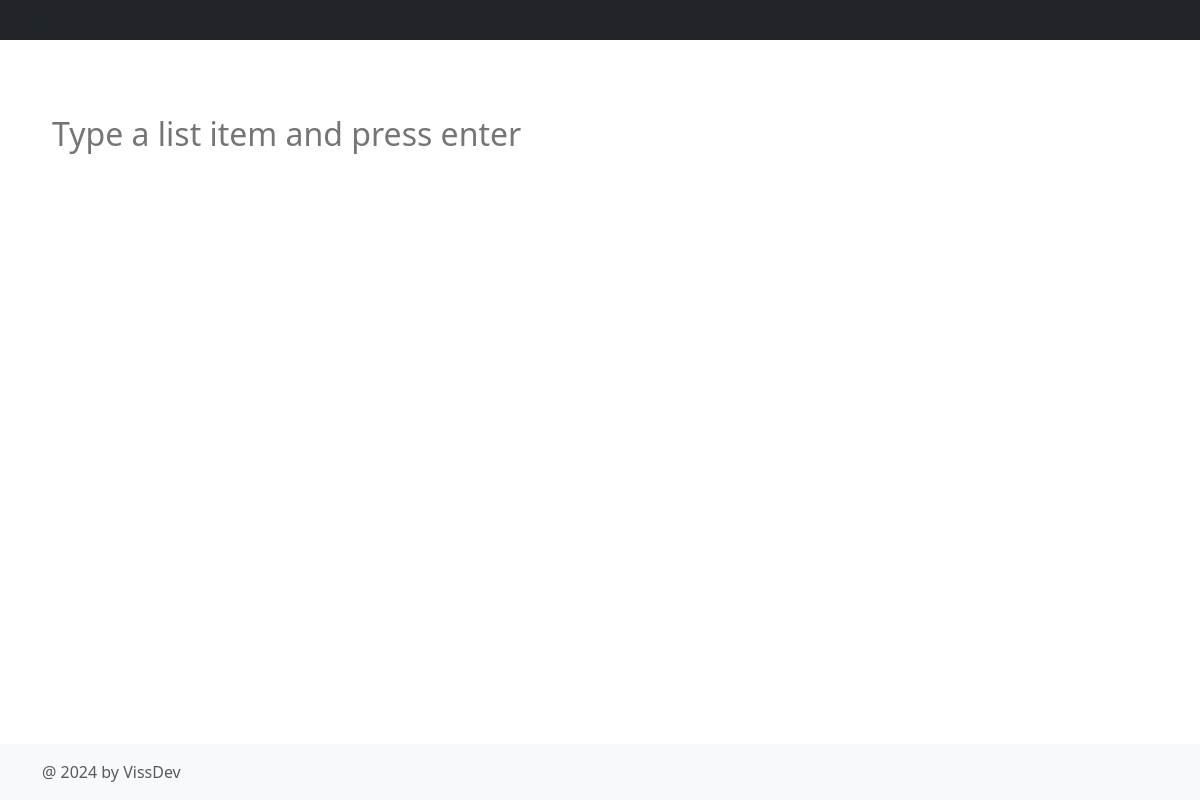
/list-item/9 (signed in), run on an earlier commit of the app's database.
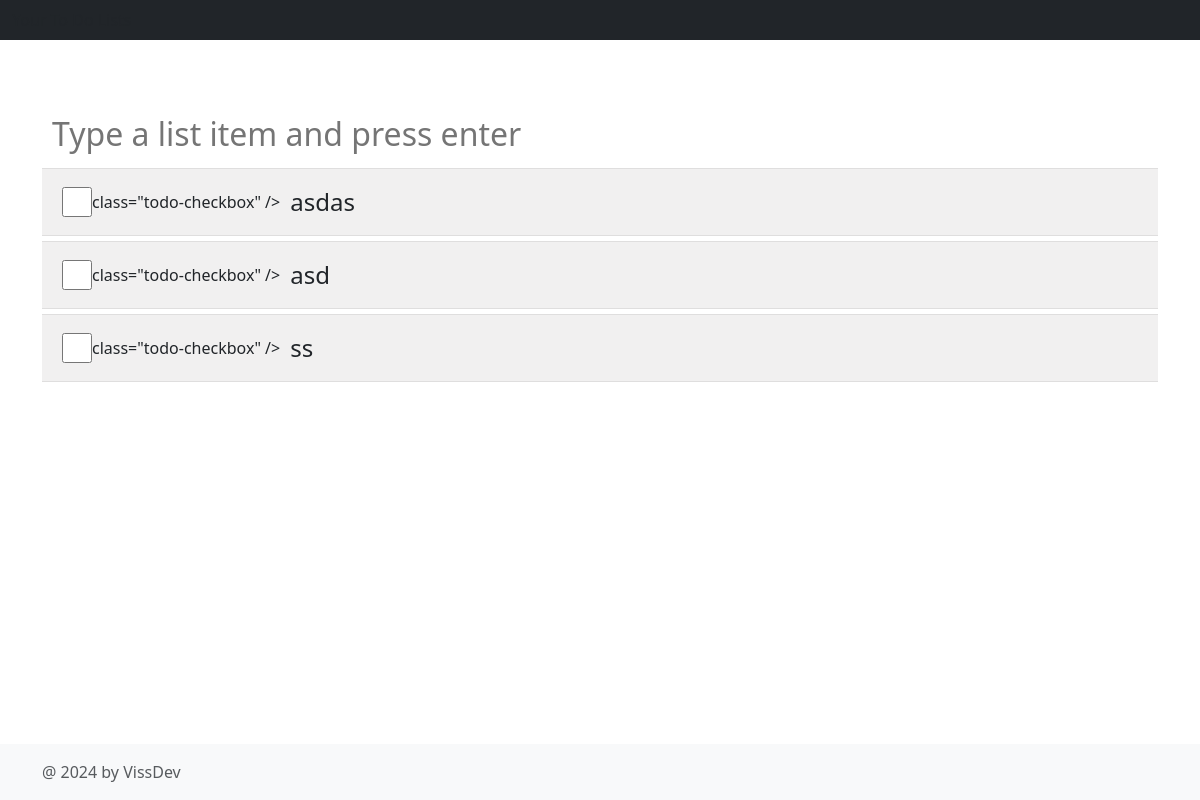
And on a later commit of the database.
### main.py (models this page shows)
class ListItem(db.Model):
    __tablename__ = "tbl_list_item"
    id: Mapped[int] = mapped_column(Integer, primary_key=True, autoincrement=True)
    name: Mapped[str] = mapped_column(String, nullable=False)
    status: Mapped[int] = mapped_column(Integer, default=0)
    todo_id: Mapped[int] = mapped_column(Integer, ForeignKey("tbl_todo.id"))
    todo = relationship("ToDo", backref="tbl_list_item")

### main.py (the view)
@app.route("/list-item/<int:todo_id>")
@login_required
def view_list(todo_id):
    list_items = db.session.execute(db.select(ListItem).where(ListItem.todo_id == todo_id)).scalars()
    todo = db.session.execute(db.select(ToDo).where(ToDo.id == todo_id)).scalar()
    return render_template("list.html", list_items=list_items, todo=todo)

### main.py (called while the page is built)
@login_manager.user_loader
def user_loader(user_id):
    return db.get_or_404(User, user_id)

### templates/list.html (shortened to what this page needs)
{% from "bootstrap5/form.html" import render_form %}
{% extends 'base.html' %}
{% block content %}
    <nav class="navbar navbar-expand-md navbar-dark fixed-top bg-dark">
        <div class="container-fluid">
          <span>Your To Do Lists</span>
        </div>
      </nav>
      <main class="flex-shrink-0">
        <div class="container" id="content">
          <input class="text-color-grey" type="text" id="enter-list-item" placeholder="Type a list item and press enter" />
          <div id="todoList">
              {% for item in list_items %}
              <div class="list-item"><input type="checkbox" {% if condition %}checked{% endif %} > class="todo-checkbox"  /><label class="todo-label">{{ item.name }}</label></div>
              {% endfor %}
          </div>
        </div>
      </main>
{% endblock %}

What changed in the data, as far as the page shows it:
added ListItem: name "asdas"
added ListItem: name "asd"
added ListItem: name "ss"
